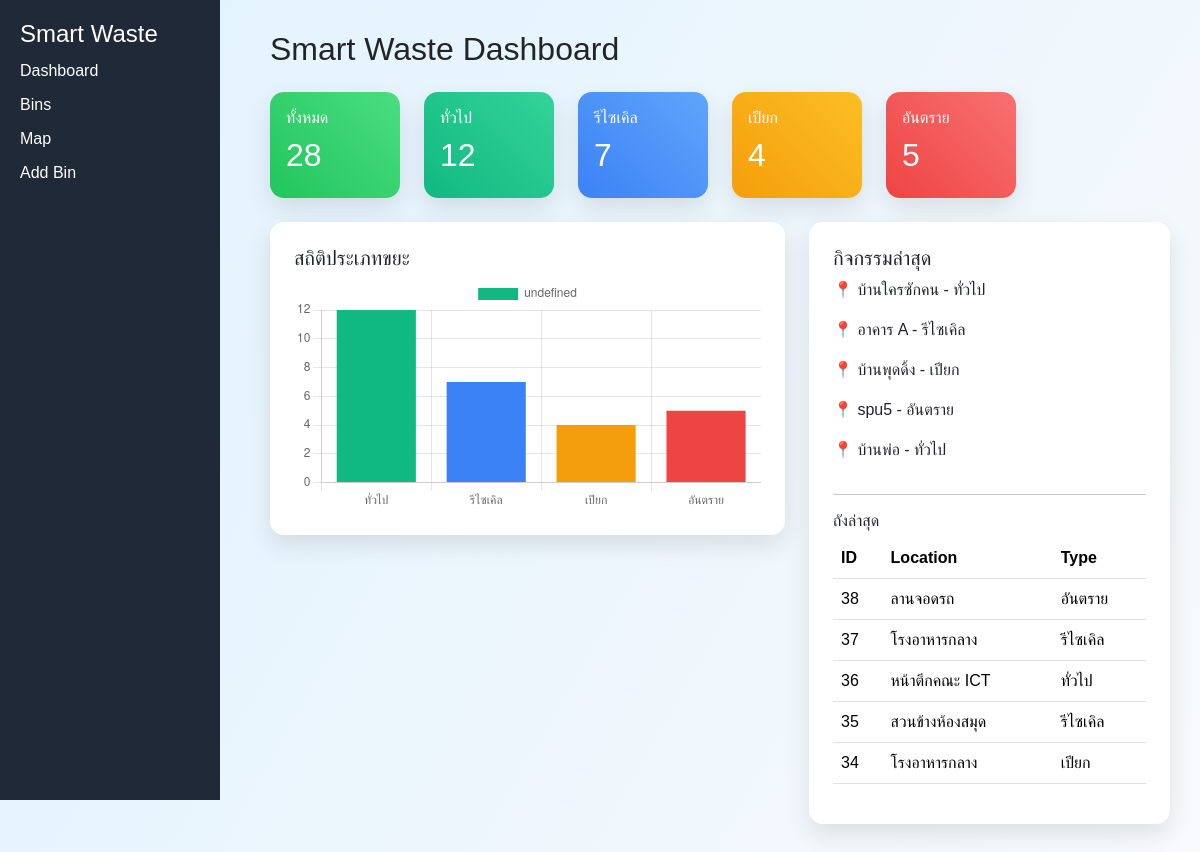
Screenshot of /smart_waste/index.php with the database file from the repository.
### tables this page shows
CREATE TABLE `bins` (
  `bin_id` int(11) NOT NULL,
  `bin_code` varchar(50) DEFAULT NULL,
  `location` varchar(255) DEFAULT NULL,
  `waste_type` varchar(50) DEFAULT NULL,
  `capacity` float(10,2) DEFAULT NULL,
  `battery` float(10,2) DEFAULT NULL,
  `waste_level` int(11) DEFAULT NULL,
  `smell_level` int(11) DEFAULT NULL,
  `last_collected` datetime DEFAULT NULL,
  `recorded_time` datetime DEFAULT NULL,
  `collection_round` varchar(50) DEFAULT NULL,
  `latitude` double DEFAULT NULL,
  `longitude` double DEFAULT NULL,
  `status` varchar(50) DEFAULT NULL
);

### smart_waste/index.php (the view, shortened to what this page needs)
<?php
include 'db.php';
$total = $conn->query("SELECT COUNT(*) as t FROM bins")->fetch_assoc()['t'];
$general = $conn->query("SELECT COUNT(*) as t FROM bins WHERE waste_type='ทั่วไป'")->fetch_assoc()['t'];
$recycle = $conn->query("SELECT COUNT(*) as t FROM bins WHERE waste_type='รีไซเคิล'")->fetch_assoc()['t'];
$wet = $conn->query("SELECT COUNT(*) as t FROM bins WHERE waste_type='เปียก'")->fetch_assoc()['t'];
$danger = $conn->query("SELECT COUNT(*) as t FROM bins WHERE waste_type='อันตราย'")->fetch_assoc()['t'];
?>
<!DOCTYPE html>
<html>
<head>
<link href="https://cdn.jsdelivr.net/npm/bootstrap@5.3.2/dist/css/bootstrap.min.css" rel="stylesheet">
<link href="https://unpkg.com/aos@2.3.4/dist/aos.css" rel="stylesheet">
</head>
<body>
<div class="sidebar">
<h4>Smart Waste</h4>
<a href="index.php">Dashboard</a>
<a href="bins.php">Bins</a>
<a href="map.php">Map</a>
<a href="add_bin.php">Add Bin</a>
</div>
<div class="content">
<h2 class="mb-4">Smart Waste Dashboard</h2>
<div class="row mb-4">
<div class="col-md-2" data-aos="zoom-in">
<div class="card p-3 bg-total">
<h6>ทั้งหมด</h6>
<h2 class="counter"><?php echo $total;?></h2>
</div>
</div>
<div class="col-md-2" data-aos="zoom-in">
<div class="card p-3 bg-general">
<h6>ทั่วไป</h6>
<h2 class="counter"><?php echo $general;?></h2>
</div>
</div>
<div class="col-md-2" data-aos="zoom-in">
<div class="card p-3 bg-recycle">
<h6>รีไซเคิล</h6>
<h2 class="counter"><?php echo $recycle;?></h2>
</div>
</div>
<div class="col-md-2" data-aos="zoom-in">
<div class="card p-3 bg-wet">
<h6>เปียก</h6>
<h2 class="counter"><?php echo $wet;?></h2>
</div>
</div>
<div class="col-md-2" data-aos="zoom-in">
<div class="card p-3 bg-danger">
<h6>อันตราย</h6>
<h2 class="counter"><?php echo $danger;?></h2>
</div>
</div>
</div>
<div class="row">
<div class="col-md-7" data-aos="fade-right">
<div class="card p-4">
<h5>สถิติประเภทขยะ</h5>
<canvas id="chart"></canvas>
</div>
</div>
<div class="col-md-5" data-aos="fade-left">
<div class="card p-4">
<h5>กิจกรรมล่าสุด</h5>
<?php
$log = $conn->query("SELECT * FROM bins ORDER BY recorded_time DESC LIMIT 5");
while($row = $log->fetch_assoc()){
echo "<p>📍 ".$row['location']." - ".$row['waste_type']."</p>";
}
?>
<hr>
<h6>ถังล่าสุด</h6>
<table class="table">
<tr>
<th>ID</th>
<th>Location</th>
<th>Type</th>
</tr>
<?php
$recent = $conn->query("SELECT * FROM bins ORDER BY bin_id DESC LIMIT 5");
while($row = $recent->fetch_assoc()){
?>
<tr>
<td><?php echo $row['bin_id'];?></td>
<td><?php echo $row['location'];?></td>
<td><?php echo $row['waste_type'];?></td>
</tr>
<?php } ?>
</table>
</div>
</div>
</div>
</div>
<script>
new Chart(document.getElementById('chart'),{
type:'bar',
data:{
labels:["ทั่วไป","รีไซเคิล","เปียก","อันตราย"],
datasets:[{
data:[
<?php echo $general;?>,
<?php echo $recycle;?>,
<?php echo $wet;?>,
<?php echo $danger;?>
],
backgroundColor:["#10b981","#3b82f6","#f59e0b","#ef4444"]
}]
}
});
</script>
</body>
</html>

### smart_waste/index.php (style rules this page uses)
body { background:linear-gradient(120deg,#e0f2fe,#f8fafc); font-family:Arial; }
.sidebar { width:220px; height:100vh; position:fixed; background:#1f2937; color:white; padding:20px; }
.sidebar a { display:block; color:white; margin:10px 0; text-decoration:none; }
.content { margin-left:240px; padding:30px; }
.card { border:none; border-radius:14px; box-shadow:0 10px 25px rgba(0,0,0,0.1); transition:0.3s; }
.bg-total { background:linear-gradient(45deg,#22c55e,#4ade80);color:white; }
.bg-general { background:linear-gradient(45deg,#10b981,#34d399);color:white; }
.bg-recycle { background:linear-gradient(45deg,#3b82f6,#60a5fa);color:white; }
.bg-wet { background:linear-gradient(45deg,#f59e0b,#fbbf24);color:white; }
.bg-danger { background:linear-gradient(45deg,#ef4444,#f87171);color:white; }

### rows the page displays
bins: location "บ้านใครซักคน", waste_type "ทั่วไป"
bins: location "อาคาร A", waste_type "รีไซเคิล"
bins: location "บ้านพุดดิ้ง", waste_type "เปียก"
bins: location "spu5", waste_type "อันตราย"
bins: location "บ้านพ่อ", waste_type "ทั่วไป"
bins: bin_id "38", location "ลานจอดรถ", waste_type "อันตราย"
bins: bin_id "37", location "โรงอาหารกลาง", waste_type "รีไซเคิล"
bins: bin_id "36", location "หน้าตึกคณะ ICT", waste_type "ทั่วไป"
bins: bin_id "35", location "สวนข้างห้องสมุด", waste_type "รีไซเคิล"
bins: bin_id "34", location "โรงอาหารกลาง", waste_type "เปียก"

### other values shown
$total "28"
$general "12"
$recycle "7"
$wet "4"
$danger "5"
chart data {{ $general }} 12
chart data {{ $recycle }} 7
chart data {{ $wet }} 4
chart data {{ $danger }} 5
